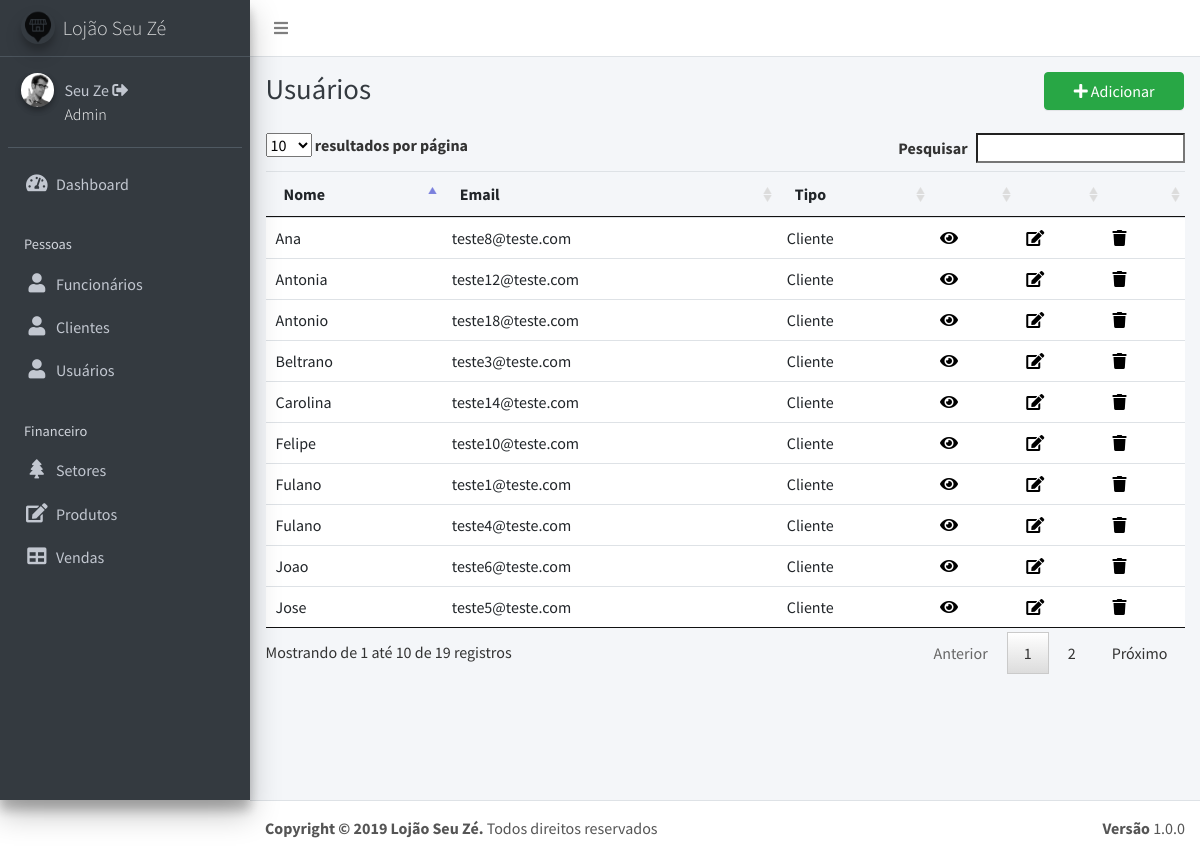
/listaUsuario.php (signed in), run on an earlier commit of the app's database.
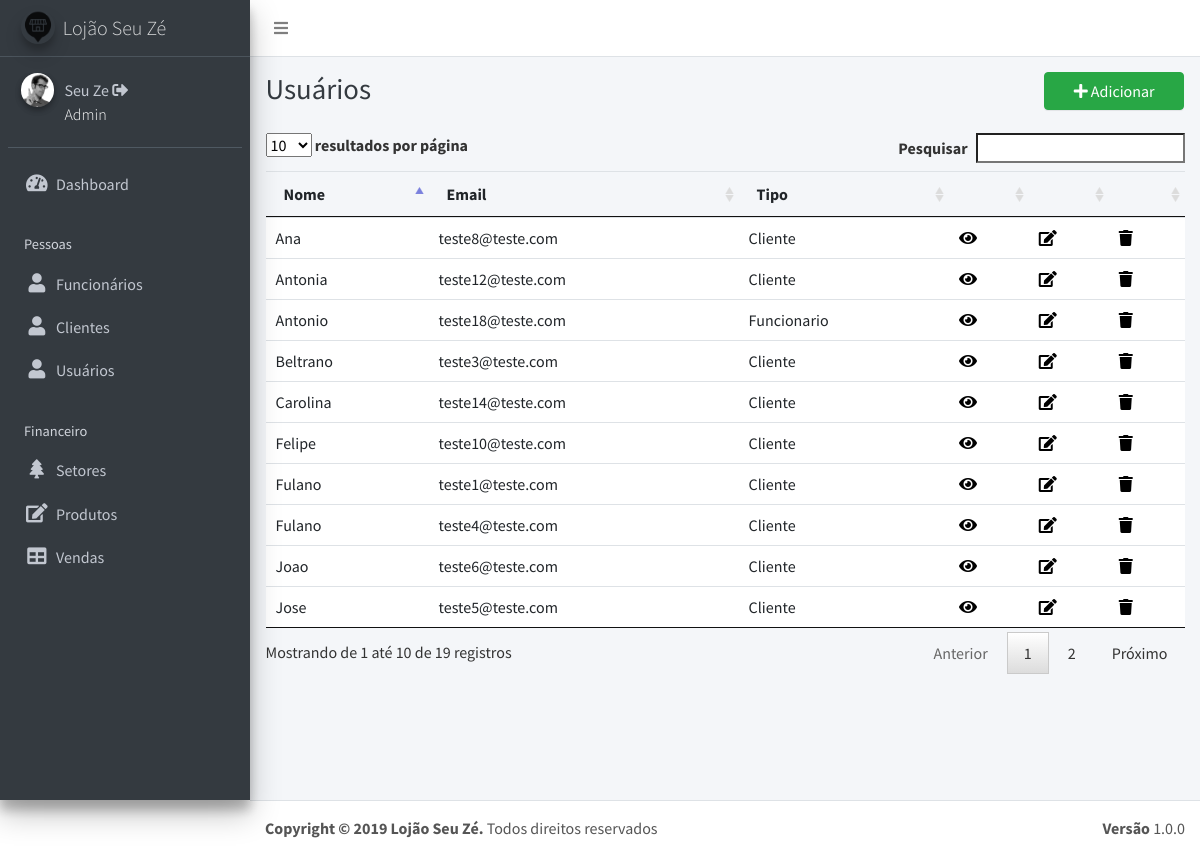
And on a later commit of the database.
### tables this page shows
CREATE TABLE `usuarios` (
  `id` int(11) NOT NULL,
  `email` varchar(20) NOT NULL,
  `senha` varchar(40) NOT NULL,
  `tipo` varchar(11) NOT NULL,
  `nome` varchar(50) NOT NULL,
  `telefone` varchar(12) NOT NULL,
  `cpf` varchar(14) NOT NULL,
  `endereco` varchar(40) NOT NULL,
  `complemento` varchar(40) DEFAULT NULL,
  `cidade` varchar(40) NOT NULL,
  `estado` varchar(40) NOT NULL,
  `cep` varchar(10) NOT NULL,
  `cnpj` varchar(40) DEFAULT NULL,
  `nid` varchar(10) DEFAULT NULL,
  `salario` varchar(11) DEFAULT NULL,
  `cargo` varchar(40) DEFAULT NULL
);

### listaUsuario.php (the view, shortened to what this page needs)
<?php require ('header.php'); ?>
<?php require ('dashboard.php'); ?>
<?php
$sql = "SELECT * FROM usuarios ORDER BY id ASC";
$result = $conexao->query($sql);
?>
  <div class="content-wrapper">
    <div class="content-header">
      <div class="container-fluid">
        <div class="row mb-2">
          <div class="col-sm-3">
            <h1 class="m-0 text-dark">Usuários</h1>
          </div>
          <div class="col-sm-3">
          </div>
          <div class="col-sm-4">
          </div>
          <div class="col-sm-2">
            <a href="insertUsuario.php"><button type="button" class="btn btn-block btn-success"><i class="nav-icon fa fa-plus"></i> Adicionar</button></a>
          </div>
        </div>
      </div>
    </div>
    <section class="content">
      <div class="container-fluid">
        <div class="row">
          <section class="col-lg-12 connectedSortable">
            <table id="tabelinha" class="table table-hover">
              <thead>
                <tr>
                  <th>Nome</th>
                  <th>Email</th>
                  <th>Tipo</th>
                  <th></th>
                  <th></th>
                  <th></th>
                </tr>
              </thead>
              <tbody>
                <?php
                if ($result->num_rows > 0) {
                    while ($row = $result->fetch_assoc()) {
                        echo "<tr href='viewUsuario.php?id=".$row['id']."' >";
                        echo "<td>" .$row["nome"] . "</td>";
                        echo "<td>" .$row["email"] . "</td> ";
                        echo "<td>" .$row["tipo"] . "</td>";
                      ?>
                        <td><a href="viewUsuario.php?id=<?php echo $row['id'];?>" style="text-decoration: none;color: #000;" data-toggle="tooltip" title="Visualizar"><i class="fa fa-eye"></i></a></td>
                        <td><a href="updateUsuario.php?id=<?php echo $row['id'];?>" style="text-decoration: none;color: #000;" data-toggle="tooltip" title="Editar"><i class="fa fa-edit"></i></a></td>
                        <td><a href="#" onclick="excluir(<?php echo $row['id'];?>)" style="text-decoration: none;color: #000;" data-toggle="tooltip" title="Excluir"><i class="fa fa-trash"></i></a></td>
                      <?php
                      echo "</tr>";
                    }
                }
                ?>
              </tbody>
            </table>
          </section>
        </div>
      </div>
    </section>
  </div>
<?php require ('footer.php');?>

What changed in the data, as far as the page shows it:
changed usuarios "Antonio": tipo "Cliente" → "Funcionario"
